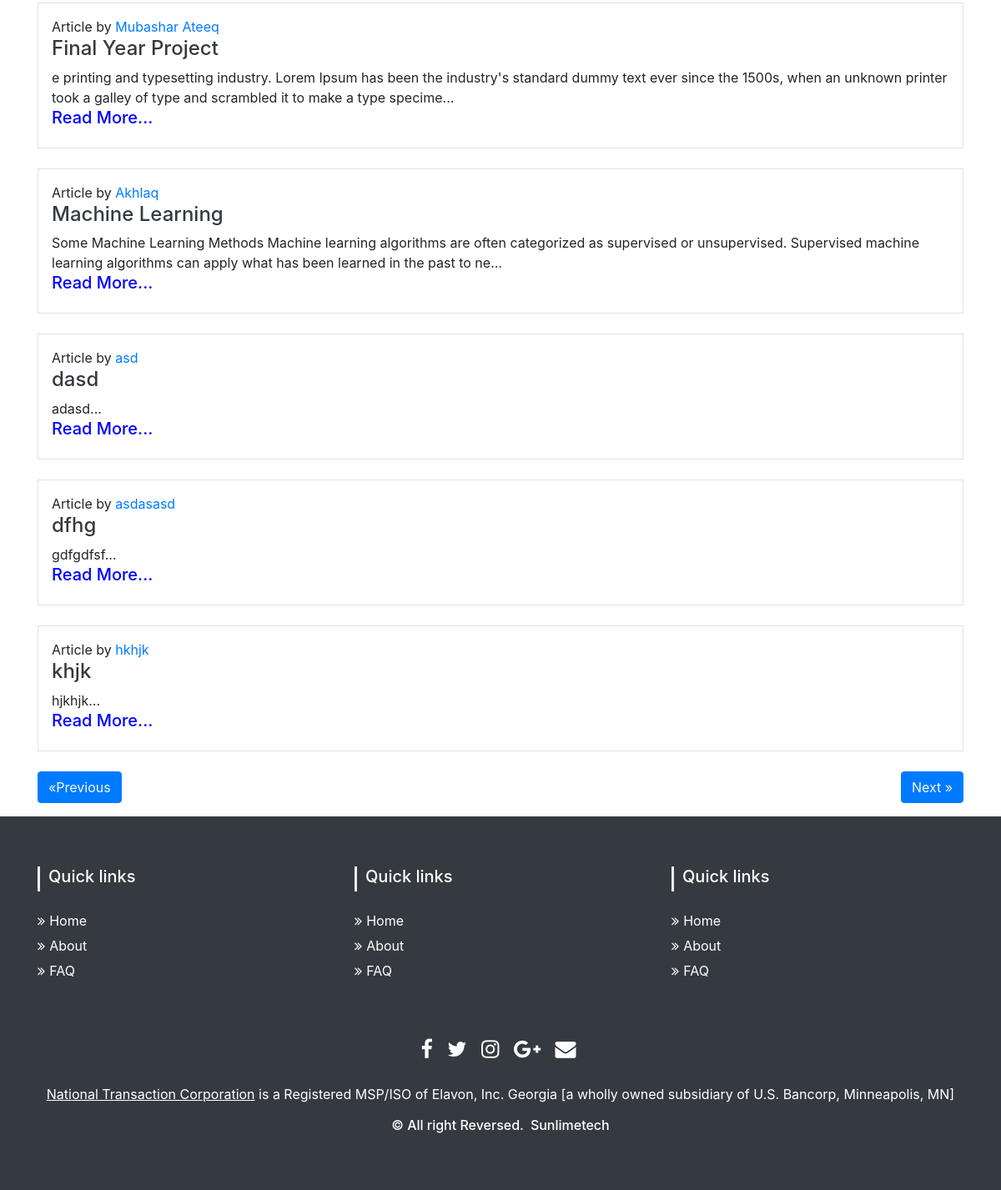
Before: /bloghome/ (lower part) with the older database file.
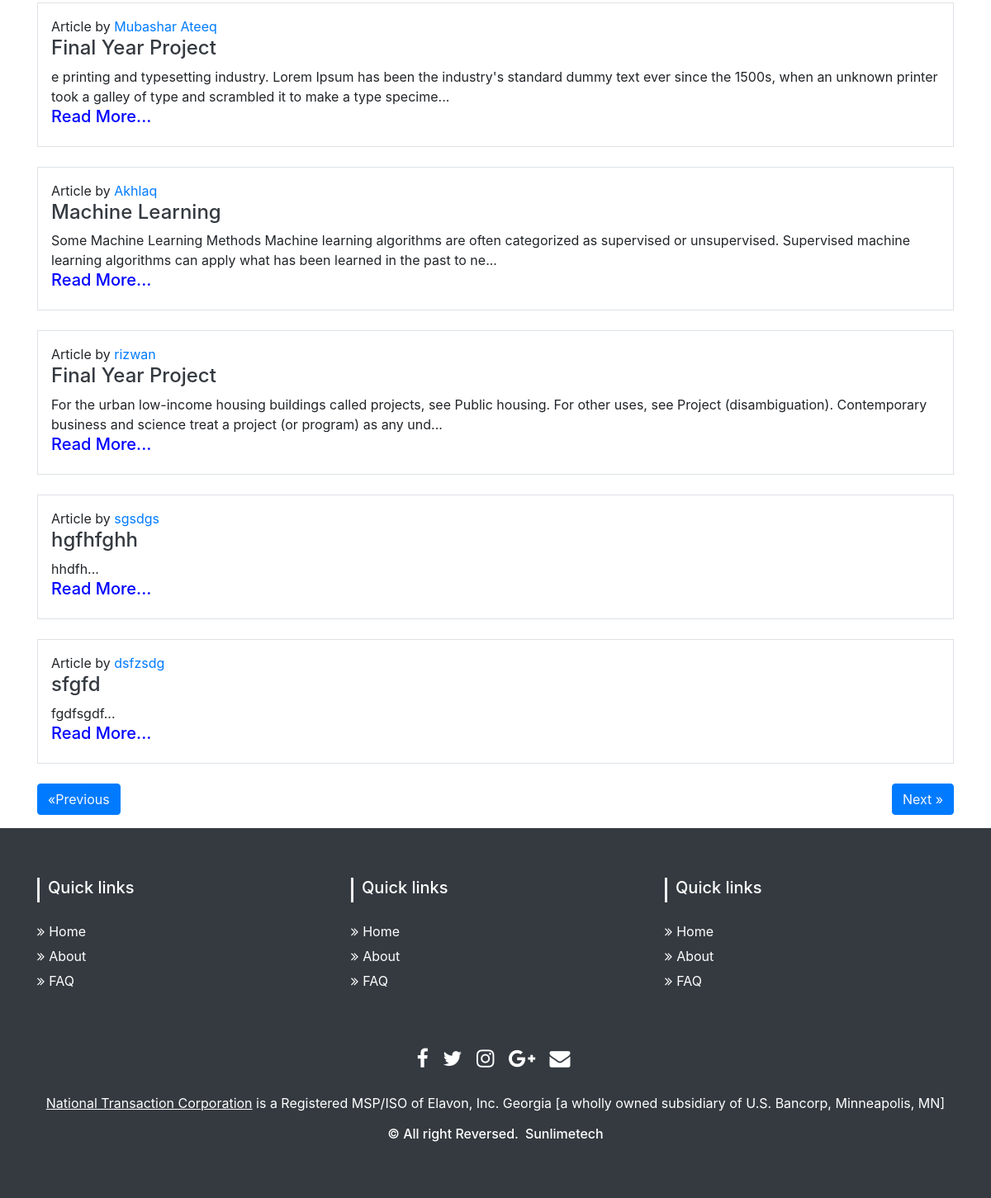
After: the same page with the newer database file.
### fyp/models.py (models this page shows, shortened)
class Blog(models.Model):
    sno = models.AutoField(primary_key=True)
    title = models.CharField(max_length=200)
    content = RichTextField()
    short_desc = models.CharField(max_length=300, default="")
    slug = models.SlugField(max_length=25)
    time = models.DateTimeField(auto_now_add=True)
    author = models.CharField(max_length=20, default="")
    username = models.CharField(max_length=20, default="")

### fyp/views.py (the view)
# urls.py: path('bloghome/', views.blog, name='blog'),
def blog(request):
    no_of_posts = 5
    page = (request.GET.get('page'))
    if page is None:
        page = 1
    else:
        page = int(page)
    blogs = Blog.objects.all()
    length = len(blogs)
    blogs = blogs[(page-1)*no_of_posts: page*no_of_posts]
    if page > 1:
        prev = page-1
    else:
        prev = None
    if page < math.ceil(length/no_of_posts):
        nxt = page + 1
    else:
        nxt = None
    context = {'blogs': blogs, 'prev': prev, 'nxt': nxt}
    return render(request, 'bloghome.html', context)

### templates/bloghome.html (shortened to what this page needs)
{% extends 'base.html' %}
{% block body %}
<div class="container">
  {% for blog in blogs %}
  <div class="my-4 p-3 border">
    <p class="mb-0 "> Article by <a href="#">{{blog.author}}</a></p>
    <h4 class="text-dark"> <a href="/blogpost/{{blog.slug}}" class="text-dark">{{blog.title}}</a></h4>
    <div>
      {{blog.short_desc|slice:200}}...
    </div>
    <a href="/blogpost/{{blog.slug}}" class="text-dark"><h5 style="color: blue;">Read More...</h5></a>
  </div>
  {% endfor %}
  <div class="my-3">
    {% if prev %}
    <button class="btn btn-primary"><a class="text-light" href="/bloghome?page={{prev}}">&laquo;Previous</a></button>
    {% else %}
    <button class="btn btn-primary"><a class="text-light" href="#">&laquo;Previous</a></button>
    {% endif %}
    {% if nxt %}
    <button class="btn btn-primary float-right"><a class="text-light" href="/bloghome?page={{nxt}}">Next
        &raquo;</a></button>
    {% else %}
    <button class="btn btn-primary float-right"><a class="text-light" href="#">Next &raquo;</a></button>
    {% endif %}
  </div>
</div>
{% endblock body %}

Changed rows visible on the page:
removed Blog: author "asd", title "dasd", short_desc "adasd"
removed Blog: author "asdasasd", title "dfhg", short_desc "gdfgdfsf"
removed Blog: author "hkhjk", title "khjk", short_desc "hjkhjk"
now on this page (row unchanged): Blog: author "rizwan", title "Final Year Project", short_desc "For the urban low-income housing buildings called projects, see Public housing. For other uses, see Project (disambiguation). Contemporary business and science treat a project (or program) as any und"
now on this page (row unchanged): Blog: author "sgsdgs", title "hgfhfghh", short_desc "hhdfh"
now on this page (row unchanged): Blog: author "dsfzsdg", title "sfgfd", short_desc "fgdfsgdf"
